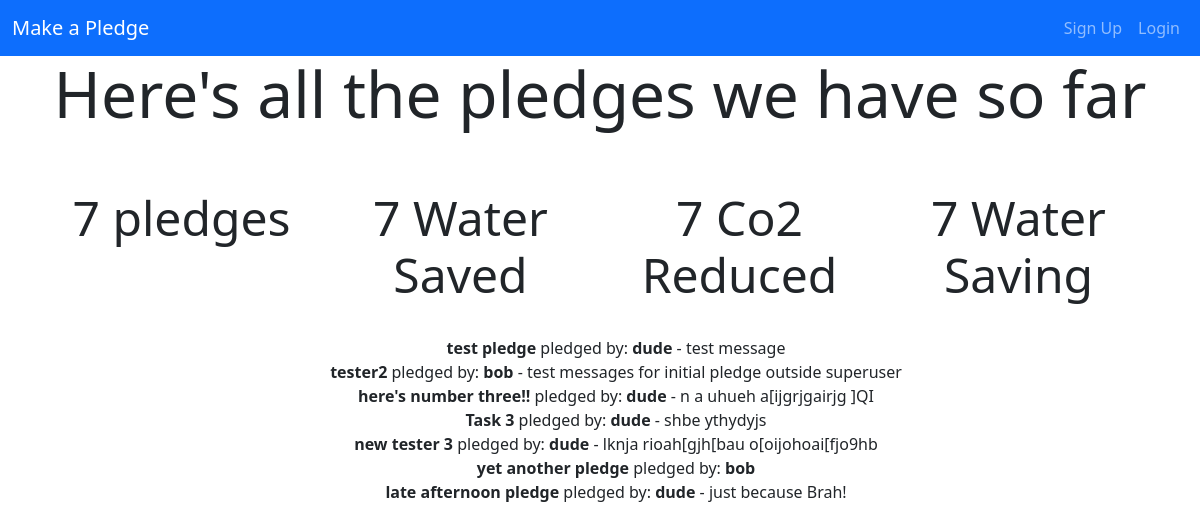
The app's page /allpledges/, older data.
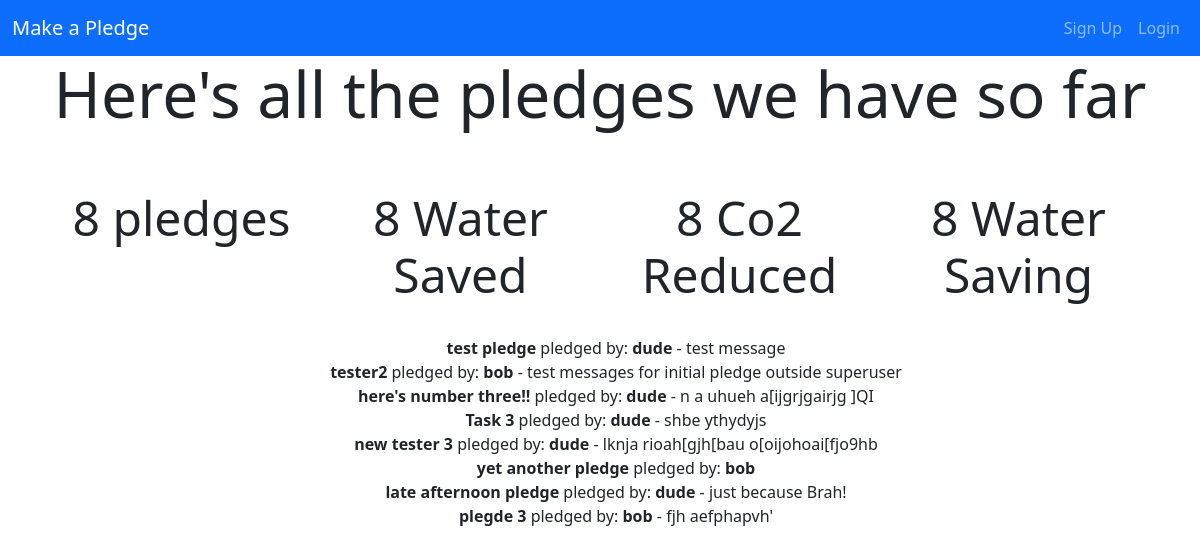
The same page, newer data.
### pledges/models.py (models this page shows, shortened)
class Pledge(models.Model):
    title = models.CharField(max_length=100)
    current_meals = models.IntegerField()
    veggie_meals = models.IntegerField()
    BOG_STANDARD = 'BS'
    A_GREAT_GREEN_TARRIF = 'GT'
    energy_supplier_choices = [
        (BOG_STANDARD, 'bog standard'),
        (A_GREAT_GREEN_TARRIF, 'a great green tarif'),
    ]
    energy_supplier = models.CharField(
        max_length=2,
        choices=energy_supplier_choices,
        default=BOG_STANDARD
    )
    number_of_people = models.IntegerField()
    GAS_OR_OIL = 'GO'
    ELECTRICITY = 'EL'
    heating_source_choices = [
        (GAS_OR_OIL, 'gas or oil'),
        (ELECTRICITY, 'electricity'),
    ]
    heating_source = models.CharField(
        max_length=2,
        choices=heating_source_choices,
        default=GAS_OR_OIL
    )
    message = models.TextField(max_length=255, blank=True)
    created = models.DateField(auto_now_add=True)
    user = models.ForeignKey(User, on_delete=models.CASCADE)

### pledges/views.py (the view)
# urls.py: path('allpledges/', views.allpledges, name='allpledges'),
def allpledges(request):
    pledges = Pledge.objects.all()
    return render(request, 'pledges/allpledges.html', {'pledges': pledges})

### pledges/templates/pledges/allpledges.html
{% extends 'pledges/base.html' %}
{% block content %}
<h1 class="display-3 text-center">Here's all the pledges we have so far</h1>
<br>
<br>
<div class="container">
    <div class="row">
        <div class="col">
            <h1 class="display-5 text-center">{{pledges|length}} pledges</h1>
        </div>
        <div class="col">
            <h1 class="display-5 text-center">{{pledges|length}} Water Saved<h1>
        </div>
        <div class="col">
            <h1 class="display-5 text-center">{{pledges|length}} Co2 Reduced</h1>
        </div>
        <div class="col">
            <h1 class="display-5 text-center">{{pledges|length}} Water Saving</h1>
        </div>
    </div>
</div>
<br>
<div class="container text-center">
    <ul style="list-style-type: none;">
    {% for pledge in pledges %}
        <li><b>{{ pledge.title }}</b> pledged by: <b>{{ pledge.user}}</b>
        {% if pledge.message %} - {{ pledge.message }}{% endif %}</li>
    {% endfor %}
    </ul>
</div>
<br>
{% endblock %}

Row changes from the older to the newer data that the page shows:
added Pledge: title "plegde 3", user "bob", message "fjh aefphapvh'"
Text that changed along with them:
{{ pledges|length }}: "7" → "8"
